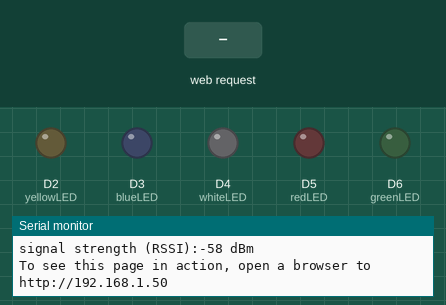
Bench run of a sketch on a simulated Arduino MKR. Parts: output pins drawn as LEDs (lit = HIGH), the last lines printed to the serial monitor. Inputs (shaded band) come from the test bench. WiFi joins after 1.5 s; servers stay silent unless stated.

Above: at 12.7 s.
12.8 s: HTTP request GET /redLED/on received
At 13.4 s:
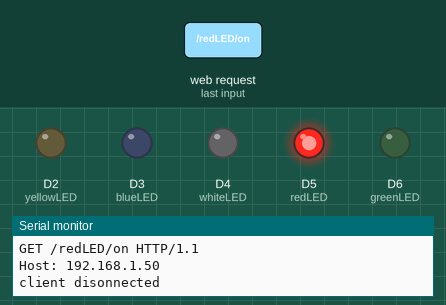
14.3 s: HTTP request GET /yellowLED/on received
At 14.6 s:
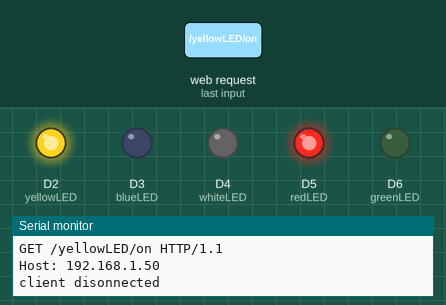
15.8 s: HTTP request GET /redLED/off received
At 16.9 s:
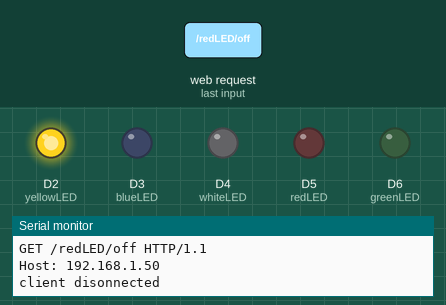
17.3 s: HTTP request GET /greenLED/on received
At 18.0 s:
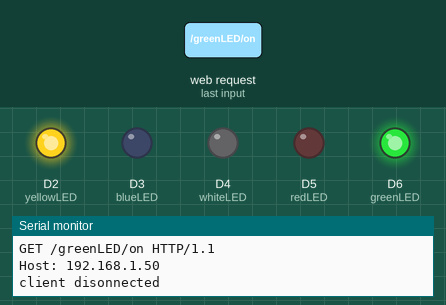
18.8 s: HTTP request GET /yellowLED/off received
At 19.2 s:
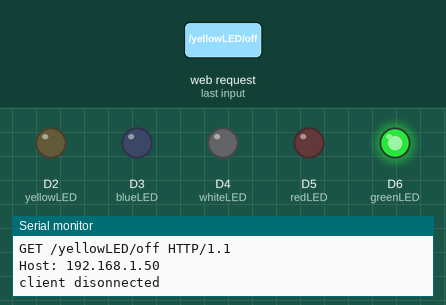
20.3 s: HTTP request GET /blueLED/on received
At 21.6 s:
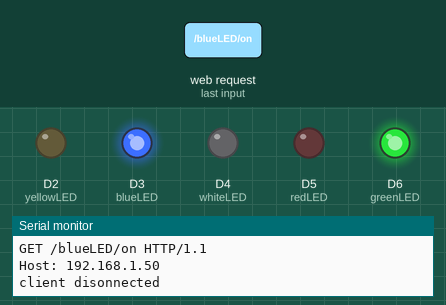
Timing chart, 0 to 22.8 s (numbered marks = the images above; inputs shaded):
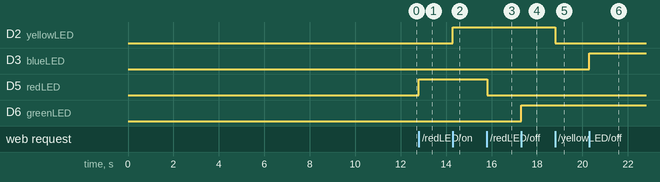

The sketch:

SimpleWebServerWiFi_LEDs.ino
```cpp
#include <SPI.h>
#include <WiFiNINA.h>
#include <Wire.h>


#include "arduino_secrets.h"
///////please enter your sensitive data in the Secret tab/arduino_secrets.h
char ssid[] = SECRET_SSID;        // your network SSID (name)
char pass[] = SECRET_PASS;    // your network password (use for WPA, or use as key for WEP)
int keyIndex = 0;                 // your network key Index number (needed only for WEP)

int status = WL_IDLE_STATUS;
WiFiServer server(80);

const int yellowLED = 2;
const int blueLED = 3;
const int whiteLED = 4;
const int redLED = 5;
const int greenLED = 6;

char signal;

void setup() {
  Serial.begin(9600);      // initialize serial communication
  Wire.begin(8);                // join i2c bus with address #8
  Wire.onRequest(requestEvent); // register event
pinMode(redLED, OUTPUT);
pinMode(yellowLED, OUTPUT);
pinMode(greenLED, OUTPUT);
pinMode(blueLED, OUTPUT);// set the LED pin mode
pinMode(whiteLED, OUTPUT);
  // check for the WiFi module:
  if (WiFi.status() == WL_NO_MODULE) {
    Serial.println("Communication with WiFi module failed!");
    // don't continue
    while (true);
  }

  String fv = WiFi.firmwareVersion();
  if (fv < "1.0.0") {
    Serial.println("Please upgrade the firmware");
  }

  // attempt to connect to Wifi network:
  while (status != WL_CONNECTED) {
    Serial.print("Attempting to connect to Network named: ");
    Serial.println(ssid);                   // print the network name (SSID);

    // Connect to WPA/WPA2 network. Change this line if using open or WEP network:
    status = WiFi.begin(ssid, pass);
    // wait 10 seconds for connection:
    delay(10000);
  }
  server.begin();                           // start the web server on port 80
  printWifiStatus();                        // you're connected now, so print out the status
}


void loop() {
  WiFiClient client = server.available();   // listen for incoming clients

  if (client) {                             // if you get a client,
    Serial.println("new client");           // print a message out the serial port
    String currentLine = "";                // make a String to hold incoming data from the client
    while (client.connected()) {            // loop while the client's connected
      if (client.available()) {             // if there's bytes to read from the client,
        char c = client.read();             // read a byte, then
        Serial.write(c);                    // print it out the serial monitor
        if (c == '\n') {                    // if the byte is a newline character

          // if the current line is blank, you got two newline characters in a row.
          // that's the end of the client HTTP request, so send a response:
          if (currentLine.length() == 0) {
            showWebPage(client);
            // break out of the while loop:
            break;
          } else {    // if you got a newline, then clear currentLine:
            currentLine = "";
          }
        } else if (c != '\r') {  // if you got anything else but a carriage return character,
          currentLine += c;      // add it to the end of the currentLine
        }

        performRequest(currentLine);
      }
    }
    // close the connection:
    client.stop();
    Serial.println("client disonnected");
  }
}

void showWebPage(WiFiClient client) {
  // HTTP headers always start with a response code (e.g. HTTP/1.1 200 OK)
  // and a content-type so the client knows what's coming, then a blank line:
  client.println("HTTP/1.1 200 OK");
  client.println("Content-type:text/html");
  client.println();

  // the content of the HTTP response follows the header:
  client.println("<h1><center>Arduino Remote Control</center></h1>");

  client.print("<Center>");
  client.println("<table border=1 style='text-align:center'>");
  // Yellow LED
  client.print("<tr><td>Yellow LED</td><td>");
  if (digitalRead(yellowLED)) {
    client.print("<font style='color:green;'>ON</font>");
  } else {
    client.print("<font style='color:red;'>OFF</font>");
  }
  client.println("</td><td><a href='/yellowLED/on'>ON</a> / <a href='/yellowLED/off'>OFF</a></td></tr>");
  client.print("<br>");
    // Blue LED
  client.print("<tr><td>Blue LED</td><td>");
  if (digitalRead(blueLED)) {
    client.print("<font style='color:green;'>ON</font>");
  } else {
    client.print("<font style='color:red;'>OFF</font>");
  }
  client.println("</td><td><a href='/blueLED/on'>ON</a> / <a href='/blueLED/off'>OFF</a></td></tr>");
   client.print("<br>");

// White LED
  client.print("<tr><td>White LED</td><td>");
  if (digitalRead(whiteLED)) {
    client.print("<font style='color:green;'>ON</font>");
  } else {
    client.print("<font style='color:red;'>OFF</font>");
  }
  client.println("</td><td><a href='/whiteLED/on'>ON</a> / <a href='/whiteLED/off'>OFF</a></td></tr>");
   client.print("<br>");
 // Red LED
  client.print("<tr><td>Red LED</td><td>");
  if (digitalRead(redLED)) {
    client.print("<font style='color:green;'>ON</font>");
  } else {
    client.print("<font style='color:red;'>OFF</font>");
  }
  client.println("</td><td><a href='/redLED/on'>ON</a> / <a href='/redLED/off'>OFF</a></td></tr>");
   client.print("<br>");

  // Green LED
  client.print("<tr><td>Green LED</td><td>");
  if (digitalRead(greenLED)) {
    client.print("<font style='color:green;'>ON</font>");
  } else {
    client.print("<font style='color:red;'>OFF</font>");
  }
  client.print("</td><td><a href='/greenLED/on'>ON</a> / <a href='/greenLED/off'>OFF</a></td></tr>");
client.println("</table>");
client.print("</Center>");


  // The HTTP response ends with another blank line
  client.println();

  // ALL LEDS
 // client.print("<tr><td>ALL LEDS</td><td>");

  //client.println("</td><td><a href='/AllLED/on'>ON</a> / <a href='/AllLED/off'>OFF</a></td></tr>");

  //client.println("</table>");

  // The HTTP response ends with another blank line
  client.println();


}

void performRequest(String line) {
  if (line.endsWith("GET /redLED/on")) {
    digitalWrite(redLED, HIGH);
    signal = '0';
  } else if (line.endsWith("GET /redLED/off")) {
    digitalWrite(redLED, LOW);
    signal = '1';
  } else if (line.endsWith("GET /yellowLED/on")) {
    digitalWrite(yellowLED, HIGH);
    signal = '2';
  } else if (line.endsWith("GET /yellowLED/off")) {
    digitalWrite(yellowLED, LOW);
    signal = '3';
  } else if (line.endsWith("GET /greenLED/on")) {
    digitalWrite(greenLED, HIGH);
    signal = '4';
  } else if (line.endsWith("GET /greenLED/off")) {
    digitalWrite(greenLED, LOW);
    signal = '5';
  } else if (line.endsWith("GET /blueLED/on")) {
    digitalWrite(blueLED, HIGH);
    signal ='6';
  } else if (line.endsWith("GET /blueLED/off")) {
    digitalWrite(blueLED, LOW);
    signal = '7';
  } else if (line.endsWith("GET /whiteLED/on")) {
    digitalWrite(whiteLED, HIGH);
    signal = '8';
  } else if (line.endsWith("GET /whiteLED/off")) {
    digitalWrite(whiteLED, LOW);
    signal = '9';
  } else if (line.endsWith("GET /AllLED/on")) {
    digitalWrite(greenLED, HIGH);
    digitalWrite(redLED, HIGH);
    digitalWrite(yellowLED, HIGH);
    digitalWrite(whiteLED, HIGH);
    digitalWrite(blueLED, HIGH);
  } else if (line.endsWith("GET /AllLED/off")) {
    digitalWrite(greenLED, LOW);
    digitalWrite(yellowLED, LOW);
    digitalWrite(redLED, LOW);
    digitalWrite(whiteLED, LOW);
    digitalWrite(blueLED, LOW);
  }

}

void printWifiStatus() {
  // print the SSID of the network you're attached to:
  Serial.print("SSID: ");
  Serial.println(WiFi.SSID());

  // print your board's IP address:
  IPAddress ip = WiFi.localIP();
  Serial.print("IP Address: ");
  Serial.println(ip);

  // print the received signal strength:
  long rssi = WiFi.RSSI();
  Serial.print("signal strength (RSSI):");
  Serial.print(rssi);
  Serial.println(" dBm");
  // print where to go in a browser:
  Serial.print("To see this page in action, open a browser to http://");
  Serial.println(ip);
}

void requestEvent() {
  Wire.write(signal); // respond with message of 6 bytes
  // as expected by master
}
```

arduino_secrets.h
```cpp
#define SECRET_SSID "2WIRE493"
#define SECRET_PASS "1738729813"
```

Measured:
- after the input at 12.8 s, D5 (redLED): LOW → HIGH at once
- after the input at 14.3 s, D2 (yellowLED): LOW → HIGH at once
- after the input at 15.8 s, D5 (redLED): HIGH → LOW at once
- after the input at 17.3 s, D6 (greenLED): LOW → HIGH at once
- after the input at 18.8 s, D2 (yellowLED): HIGH → LOW at once
- after the input at 20.3 s, D3 (blueLED): LOW → HIGH at once
